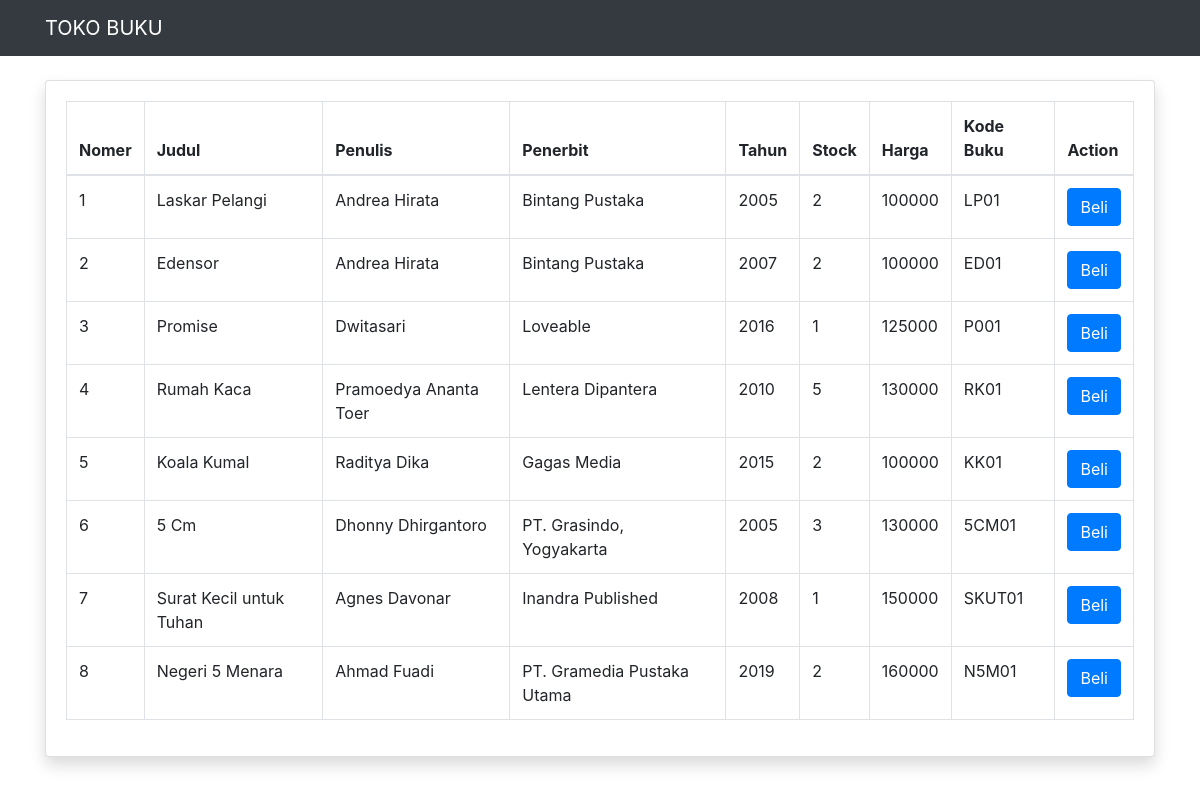
The page /TA/User/index.php on the database its author committed.
### tables this page shows
CREATE TABLE `tbl_buku` (
  `id` int(11) NOT NULL,
  `judul` varchar(225) NOT NULL,
  `penulis` varchar(225) NOT NULL,
  `penerbit` varchar(225) NOT NULL,
  `tahun` varchar(10) NOT NULL,
  `stock` int(11) NOT NULL,
  `harga` varchar(100) NOT NULL,
  `kode_buku` varchar(100) NOT NULL
);

### TA/User/index.php (the view, shortened to what this page needs)
<?php
include ("../config.php");
$sql = "SELECT * FROM tbl_buku";
$query = mysqli_query($conn, $sql);
$nomer = 1;
?>
<!DOCTYPE html>
<html lang="en">
<head>
  <link href="vendor/bootstrap/css/bootstrap.min.css" rel="stylesheet">
  <link href="css/shop-homepage.css" rel="stylesheet">
</head>
<body>
  <nav class="navbar navbar-expand-lg navbar-dark bg-dark fixed-top">
    <div class="container">
      <a class="navbar-brand" href="#">TOKO BUKU</a>
    </div>
  </nav>
  <div class="container">
  <div class="card shadow my-4">
            <div class="card-body">
              <div class="table-responsive">
                <table class="table table-bordered" id="dataTable" width="100%" cellspacing="0">
                  <thead>
                    <tr>
                      <th>Nomer</th>
                      <th>Judul</th>
                      <th>Penulis</th>
                      <th>Penerbit</th>
                      <th>Tahun</th>
                      <th>Stock</th>
                      <th>Harga</th>
                      <th>Kode Buku</th>
                      <th>Action</th>
                    </tr>
                  </thead>
                  <tbody>
                    <?php
                    while($data = mysqli_fetch_array($query)){
                      echo "<tr>";
                      echo "<td>".$nomer."</td>";
                      echo "<td>".$data["judul"]."</td>";
                      echo "<td>".$data["penulis"]."</td>";
                      echo "<td>".$data["penerbit"]."</td>";
                      echo "<td>".$data["tahun"]."</td>";
                      echo "<td>".$data["stock"]."</td>";
                      echo "<td>".$data["harga"]."</td>";
                      echo "<td>".$data["kode_buku"]."</td>";
                      echo "<td><a href='http://localhost/TA/User/beli.php?kode_buku=".$data["kode_buku"]."&harga=".$data["harga"]."&judul=".$data["judul"]."'><button type='button' class='btn btn-primary'>Beli</button></a></td>";
                      echo "</tr>";
                      $nomer++;
                    }
                    ?>
                  </tbody>
                </table>
              </div>
            </div>
          </div>
  </div>
</body>
</html>

### TA/User/css/shop-homepage.css (style rules this page uses)
body { padding-top: 56px; }

### rows shown on the page
tbl_buku: judul "Laskar Pelangi", penulis "Andrea Hirata", penerbit "Bintang Pustaka", tahun "2005", stock "2", harga "100000", kode_buku "LP01"
tbl_buku: judul "Edensor", penulis "Andrea Hirata", penerbit "Bintang Pustaka", tahun "2007", stock "2", harga "100000", kode_buku "ED01"
tbl_buku: judul "Promise", penulis "Dwitasari", penerbit "Loveable", tahun "2016", stock "1", harga "125000", kode_buku "P001"
tbl_buku: judul "Rumah Kaca", penulis "Pramoedya Ananta Toer", penerbit "Lentera Dipantera", tahun "2010", stock "5", harga "130000", kode_buku "RK01"
tbl_buku: judul "Koala Kumal", penulis "Raditya Dika", penerbit "Gagas Media", tahun "2015", stock "2", harga "100000", kode_buku "KK01"
tbl_buku: judul "5 Cm", penulis "Dhonny Dhirgantoro", penerbit "PT. Grasindo, Yogyakarta", tahun "2005", stock "3", harga "130000", kode_buku "5CM01"
tbl_buku: judul "Surat Kecil untuk Tuhan", penulis "Agnes Davonar", penerbit "Inandra Published", tahun "2008", stock "1", harga "150000", kode_buku "SKUT01"
tbl_buku: judul "Negeri 5 Menara", penulis "Ahmad Fuadi", penerbit "PT. Gramedia Pustaka Utama", tahun "2019", stock "2", harga "160000", kode_buku "N5M01"
